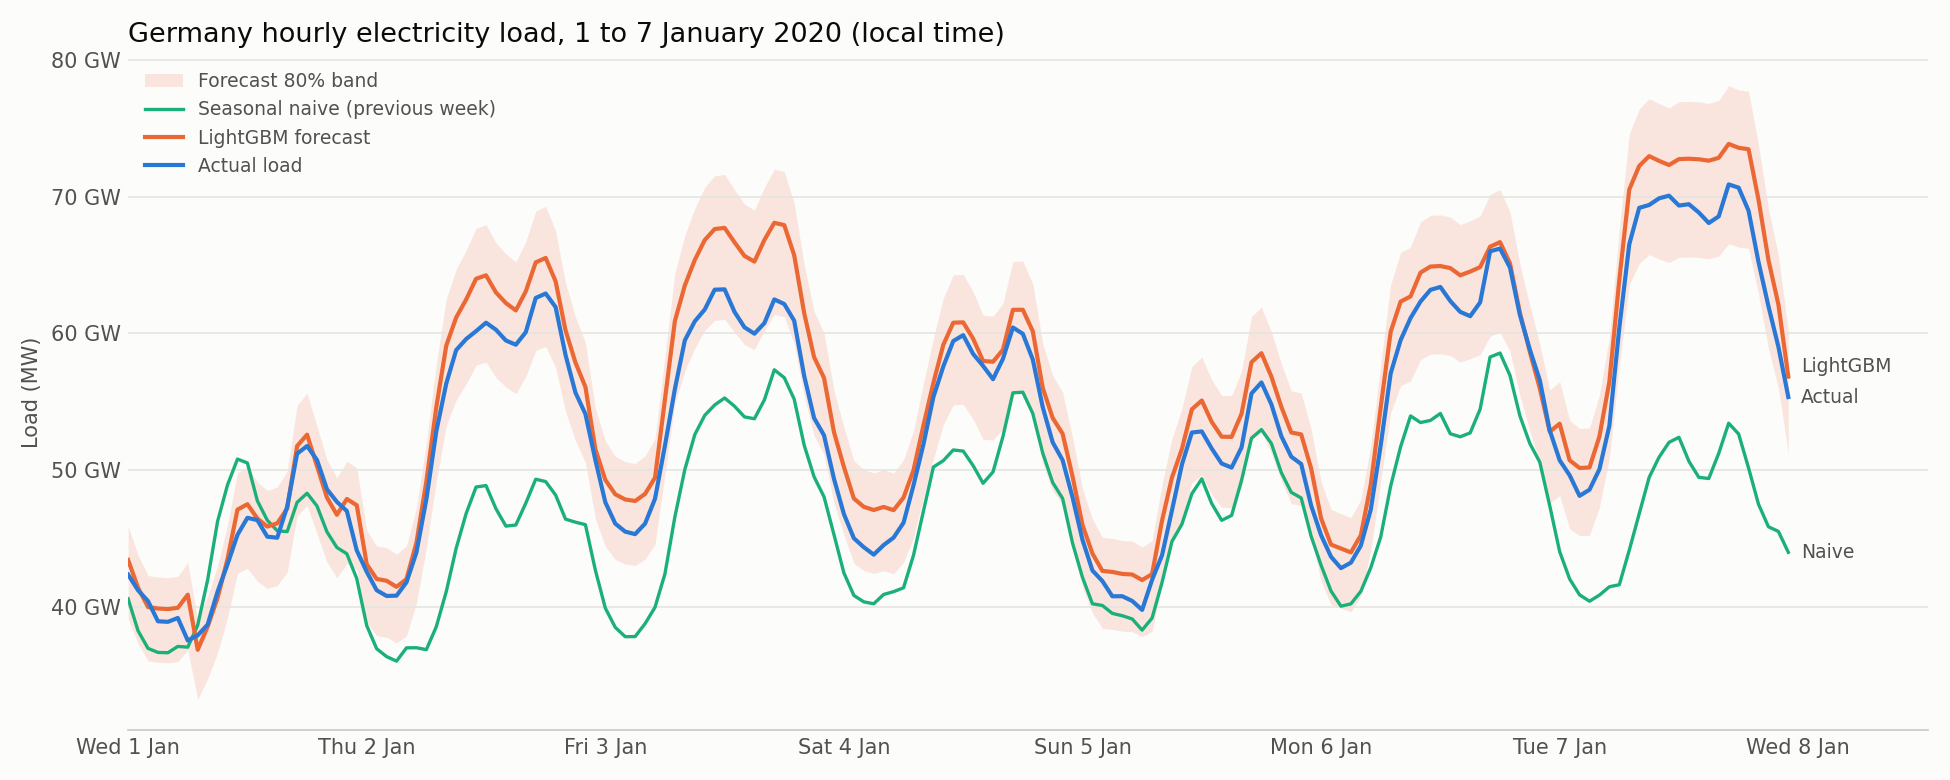

The script that saved this image:
"""Forecast German hourly load for 1-7 January 2020 (Europe/Berlin local time).

Training data: OPSD DE_load_actual_entsoe_transparency, hourly, 2015-01-01 to 2019-12-31.
Model: LightGBM on calendar/holiday features plus lags of >= 168 h, so the whole
168-hour horizon is predicted in one shot from data available at the forecast origin
(2020-01-01 00:00 local). Baselines: seasonal naive (same hour, previous week) and
weekday-aligned last year (lag 364 days). Backtest: the same week in 2017, 2018, 2019.
"""

from __future__ import annotations

import json
from pathlib import Path

import holidays
import lightgbm as lgb
import matplotlib

matplotlib.use("Agg")
import matplotlib.dates as mdates
import matplotlib.pyplot as plt
import numpy as np
import pandas as pd

RUN = Path(__file__).resolve().parent
TZ = "Europe/Berlin"
HORIZON = 168

# Resident population per state, millions (Destatis 2019); weights Jan 6 style regional holidays.
STATE_POP: dict[str, float] = {
    "BW": 11.1, "BY": 13.1, "BE": 3.7, "BB": 2.5, "HB": 0.7, "HH": 1.8, "HE": 6.3, "MV": 1.6,
    "NI": 8.0, "NW": 17.9, "RP": 4.1, "SL": 1.0, "SN": 4.1, "ST": 2.2, "SH": 2.9, "TH": 2.1,
}
LAGS: dict[str, int] = {"lag168": 168, "lag336": 336, "lag504": 504, "lag364d": 364 * 24, "lag365d": 365 * 24}


def load_series() -> pd.Series:
    df = pd.read_csv(RUN / "opsd_de_load.csv", parse_dates=["utc_timestamp"], index_col="utc_timestamp")
    y = df.iloc[:, 0].rename("load")
    y.index = y.index.tz_convert(TZ)
    assert y.isna().sum() == 0 and y.index.is_monotonic_increasing
    return y


def holiday_frame(years: range) -> pd.DataFrame:
    nat = holidays.Germany(years=years)
    total = sum(STATE_POP.values())
    regional: dict[pd.Timestamp, float] = {}
    for code, pop in STATE_POP.items():
        for d in holidays.Germany(years=years, subdiv=code):
            if d not in nat:
                regional[pd.Timestamp(d)] = regional.get(pd.Timestamp(d), 0.0) + pop / total
    days = pd.date_range(f"{years.start}-01-01", f"{years.stop - 1}-12-31", freq="D")
    hf = pd.DataFrame(index=days)
    hf["hol_nat"] = [1.0 if d.date() in nat else 0.0 for d in days]
    hf["hol_reg"] = [regional.get(d, 0.0) for d in days]
    off = (hf["hol_nat"] == 1) | (hf.index.dayofweek >= 5)
    hf["day_before_off"] = off.shift(-1, fill_value=False).astype(float)
    hf["day_after_off"] = off.shift(1, fill_value=False).astype(float)
    # Bridge day: working day squeezed between two off days.
    hf["bridge"] = ((~off) & off.shift(1, fill_value=False) & off.shift(-1, fill_value=False)).astype(float)
    md = hf.index.month * 100 + hf.index.day
    in_xmas = (md >= 1224) | (md <= 106)
    hf["xmas_day"] = np.where(in_xmas, np.where(md >= 1224, md - 1224, hf.index.day + 7), -1).astype(float)
    return hf


def features(y: pd.Series) -> pd.DataFrame:
    idx = y.index
    hf = holiday_frame(range(idx.year.min(), idx.year.max() + 1))
    day = idx.tz_localize(None).normalize()
    X = pd.DataFrame(index=idx)
    X["hour"] = idx.hour
    X["dow"] = idx.dayofweek
    X["month"] = idx.month
    X["doy"] = idx.dayofyear
    X["year"] = idx.year
    for col in hf.columns:
        X[col] = hf[col].reindex(day).to_numpy()
    for name, h in LAGS.items():
        X[name] = y.shift(h).to_numpy()
    X["lag_week_mean"] = X[["lag168", "lag336", "lag504"]].mean(axis=1)
    X["lag168_ratio"] = X["lag168"] / X["lag_week_mean"]
    return X


def fit(X: pd.DataFrame, y: pd.Series) -> lgb.LGBMRegressor:
    model = lgb.LGBMRegressor(
        objective="l1",
        n_estimators=1500,
        learning_rate=0.03,
        num_leaves=63,
        min_child_samples=50,
        subsample=0.8,
        subsample_freq=1,
        colsample_bytree=0.8,
        verbose=-1,
        random_state=1,
    )
    model.fit(X, y)
    return model


def window(year: int) -> pd.DatetimeIndex:
    return pd.date_range(f"{year}-01-01 00:00", periods=HORIZON, freq="h", tz=TZ)


def score(actual: pd.Series, pred: pd.Series) -> dict[str, float]:
    err = actual - pred
    return {
        "mae_mw": float(err.abs().mean()),
        "rmse_mw": float(np.sqrt((err**2).mean())),
        "mape_pct": float((err.abs() / actual).mean() * 100),
    }


def main() -> None:
    y = load_series()
    X = features(y)
    usable = X.dropna().index

    results: dict[str, dict[str, dict[str, float]]] = {}
    ratios: list[np.ndarray] = []
    for yr in (2017, 2018, 2019):
        w = window(yr)
        train = usable[usable < w[0]]
        model = fit(X.loc[train], y.loc[train])
        pred = pd.Series(model.predict(X.loc[w]), index=w)
        ratios.append((y.loc[w] / pred).to_numpy())
        results[str(yr)] = {
            "lightgbm": score(y.loc[w], pred),
            "seasonal_naive_168h": score(y.loc[w], X.loc[w, "lag168"]),
            "last_year_364d": score(y.loc[w], X.loc[w, "lag364d"]),
        }
    lo_q, hi_q = np.quantile(np.concatenate(ratios), [0.1, 0.9])

    w = window(2020)
    train = usable[usable < w[0]]
    model = fit(X.loc[train], y.loc[train])
    pred = pd.Series(model.predict(X.loc[w]), index=w, name="forecast_mw")
    actual = y.loc[w]
    results["2020_target"] = {
        "lightgbm": score(actual, pred),
        "seasonal_naive_168h": score(actual, X.loc[w, "lag168"]),
        "last_year_364d": score(actual, X.loc[w, "lag364d"]),
    }
    results["interval"] = {"ratio_p10": float(lo_q), "ratio_p90": float(hi_q)}

    imp = pd.Series(model.feature_importances_, index=X.columns).sort_values(ascending=False)
    results["feature_importance_top"] = {k: float(v) for k, v in imp.head(8).items()}

    out = pd.DataFrame(
        {
            "utc_timestamp": w.tz_convert("UTC"),
            "forecast_mw": pred.round(0),
            "p10_mw": (pred * lo_q).round(0),
            "p90_mw": (pred * hi_q).round(0),
            "seasonal_naive_mw": X.loc[w, "lag168"].to_numpy(),
            "actual_mw": actual.to_numpy(),
        },
        index=w.rename("local_timestamp"),
    )
    out.to_csv(RUN / "forecast_jan2020.csv")
    (RUN / "metrics.json").write_text(json.dumps(results, indent=2))
    print(json.dumps(results, indent=2))

    daily = out.groupby(out.index.date)[["forecast_mw", "actual_mw"]].mean().round(0)
    daily["abs_pct_err"] = ((out["actual_mw"] - out["forecast_mw"]).abs() / out["actual_mw"]).groupby(out.index.date).mean().mul(100).round(1)
    print(daily.to_string())

    plot(out)


def plot(out: pd.DataFrame) -> None:
    surface, ink, ink2 = "#fcfcfb", "#0b0b0b", "#52514e"
    blue, orange, aqua = "#2a78d6", "#eb6834", "#1baf7a"
    fig, ax = plt.subplots(figsize=(13, 5.2), dpi=150, facecolor=surface)
    ax.set_facecolor(surface)
    x = out.index
    ax.fill_between(x, out["p10_mw"], out["p90_mw"], color=orange, alpha=0.15, linewidth=0, label="Forecast 80% band")
    ax.plot(x, out["seasonal_naive_mw"], color=aqua, linewidth=1.6, label="Seasonal naive (previous week)")
    ax.plot(x, out["forecast_mw"], color=orange, linewidth=2, label="LightGBM forecast")
    ax.plot(x, out["actual_mw"], color=blue, linewidth=2, label="Actual load")
    names = {"actual_mw": "Actual", "forecast_mw": "LightGBM", "seasonal_naive_mw": "Naive"}
    ends = sorted((float(out[s].iloc[-1]), s) for s in names)
    # Push each end label at least 2.2 GW above the one below so they never overlap.
    placed: list[float] = []
    for value, series in ends:
        pos = value if not placed else max(value, placed[-1] + 2200)
        placed.append(pos)
        ax.annotate(names[series], (x[-1], pos), xytext=(6, 0), textcoords="offset points",
                    color=ink2, fontsize=9, va="center")
    ax.set_title("Germany hourly electricity load, 1 to 7 January 2020 (local time)", color=ink, fontsize=13, loc="left")
    ax.set_ylabel("Load (MW)", color=ink2)
    ax.yaxis.set_major_formatter(matplotlib.ticker.FuncFormatter(lambda v, _: f"{v/1000:.0f} GW"))
    ax.xaxis.set_major_locator(mdates.DayLocator(tz=x.tz))
    ax.xaxis.set_major_formatter(mdates.DateFormatter("%a %-d Jan", tz=x.tz))
    ax.grid(axis="y", color="#e5e4e0", linewidth=0.8)
    for side in ("top", "right", "left"):
        ax.spines[side].set_visible(False)
    ax.spines["bottom"].set_color("#c9c8c3")
    ax.tick_params(colors=ink2, length=0)
    ax.legend(frameon=False, loc="upper left", fontsize=9, labelcolor=ink2)
    ax.set_xlim(x[0], x[-1] + pd.Timedelta(hours=14))
    fig.tight_layout()
    fig.savefig(RUN / "forecast_jan2020.png", facecolor=surface)


if __name__ == "__main__":
    main()
